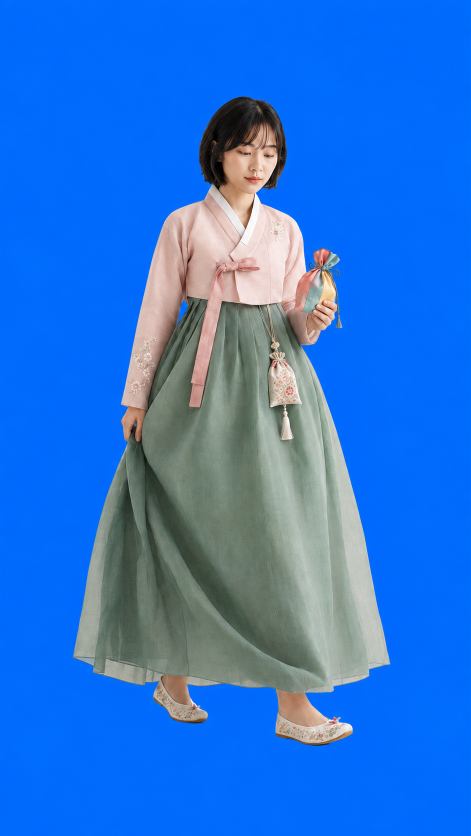
#> input picture motion/production/ticket-travel/assets/imagegen-plates-v1/source.png, 941 x 1672 px (shown at 1/2 size)
$ python prepare_probe_plate.py
#> lines starting #> are read from the running program, lines starting #| are printed output that depends on the picture; after the words box and inside, x2 and y2 are one past the last pixel; in counts of white or black regions, pixels touching at a corner belong together
"""Build a deterministic RGBA probe plate from the generated blue-screen still."""
from __future__ import annotations

import json
from pathlib import Path

import numpy as np
from PIL import Image
from scipy import ndimage


ROOT = Path(__file__).resolve().parent
SOURCE = ROOT / "source.png"
OUT = ROOT / "probe-plate-rgba.png"
MASK_OUT = ROOT / "probe-plate-mask.png"
QC_OUT = ROOT / "probe-plate-qc.json"
SIZE = (1080, 1920)

# The source is 941x1672 and has the same portrait ratio as the target. Keep
# one explicit, uniform transform so subsequent composites are reproducible.
SOURCE_SIZE = (941, 1672)
SCALE = SIZE[1] / SOURCE_SIZE[1]
TX = (SIZE[0] - SOURCE_SIZE[0] * SCALE) / 2.0
TY = 0.0
BG_DISTANCE = 130.0
ERODE_PX = 1


def subject_mask(rgb: np.ndarray) -> tuple[np.ndarray, np.ndarray]:
    """Return border-disconnected subject and estimated blue-screen color."""
    border = np.concatenate((rgb[0], rgb[-1], rgb[:, 0], rgb[:, -1]), axis=0)
    bg = np.median(border, axis=0)
    distance = np.linalg.norm(rgb - bg, axis=2)
    # The second test protects saturated blue wardrobe details from being
    # treated as screen color; flood fill still handles all blue-screen shades.
    blue_dominance = rgb[..., 2] - np.maximum(rgb[..., 0], rgb[..., 1])
    screen = (distance <= BG_DISTANCE) & (blue_dominance >= 75.0)
    seed = np.zeros(screen.shape, dtype=bool)
    seed[0, :] = seed[-1, :] = True
    seed[:, 0] = seed[:, -1] = True
    background = ndimage.binary_propagation(seed, mask=screen)
    subject = ~background
    # Do not fill enclosed holes: the blue gap between the sleeve and skirt
    # is real background and must stay transparent in the RGBA plate.
    labels, count = ndimage.label(subject)
    if count:
        sizes = np.bincount(labels.ravel())
        keep = sizes >= max(16, int(subject.size * 0.00001))
        keep[0] = False
        subject = keep[labels]
    return subject, bg


def edge_decontaminate(rgb: np.ndarray, subject: np.ndarray) -> tuple[np.ndarray, np.ndarray]:
    """Copy RGB for the one-pixel shell from the nearest eroded interior."""
    core = ndimage.binary_erosion(subject, iterations=ERODE_PX, border_value=0)
    if not core.any():
        raise ValueError("subject mask vanished during matte shrink")
    _, nearest = ndimage.distance_transform_edt(~core, return_indices=True)
    clean = rgb.copy()
    shell = subject & ~core
    clean[shell] = rgb[nearest[0][shell], nearest[1][shell]]
    # The antialias band is centered on the shrunken matte, so its outer half
    # is technically outside ``subject``. Pull that band from the same clean
    # interior too; otherwise transparent-edge RGB would retain blue-screen
    # contamination and produce a visible fringe on dark backgrounds.
    inside = ndimage.distance_transform_edt(core)
    outside = ndimage.distance_transform_edt(~core)
    partial = (inside - outside > -0.5) & (inside - outside < 0.5)
    clean[partial] = rgb[nearest[0][partial], nearest[1][partial]]
    return clean, core


def fixed_transform(image: Image.Image, mask: Image.Image) -> tuple[Image.Image, Image.Image]:
    """Fit source to the 1080x1920 canvas with the fixed uniform transform."""
    # This is equivalent to scale=SCALE, translate=(TX, TY), with Lanczos
    # resampling. The half-pixel horizontal crop is intentional and fixed.
    scaled_size = (round(image.width * SCALE), round(image.height * SCALE))
    # Resize premultiplied RGB and alpha separately. Straight RGB resizing
    # would pull blue pixels from the transparent surround into the edge.
    rgb_arr = np.asarray(image, dtype=np.float32)
    alpha_arr = np.asarray(mask, dtype=np.float32) / 255.0
    premult = np.round(rgb_arr * alpha_arr[..., None]).clip(0, 255).astype(np.uint8)
    rgb = Image.fromarray(premult, "RGB").resize(scaled_size, Image.Resampling.LANCZOS)
    alpha = mask.resize(scaled_size, Image.Resampling.LANCZOS)
    canvas_rgb = Image.new("RGB", SIZE, (0, 0, 0))
    canvas_alpha = Image.new("L", SIZE, 0)
    canvas_rgb.paste(rgb, (round(TX), round(TY)))
    canvas_alpha.paste(alpha, (round(TX), round(TY)))
    premult_canvas = np.asarray(canvas_rgb, dtype=np.float32)
    alpha_canvas = np.asarray(canvas_alpha, dtype=np.float32) / 255.0
    straight = np.zeros_like(premult_canvas, dtype=np.uint8)
    visible = alpha_canvas > 1e-5
    straight[visible] = np.clip(
        np.round(premult_canvas[visible] / alpha_canvas[visible, None]), 0, 255
    ).astype(np.uint8)
    return Image.fromarray(straight, "RGB"), Image.fromarray(
        np.round(alpha_canvas * 255.0).clip(0, 255).astype(np.uint8), "L"
    )


def main() -> None:
    source = Image.open(SOURCE).convert("RGB")
#> source is the input picture: PIL image 941x1672 RGB; mean R, G, B 43, 116.9, 214.9
    rgb = np.asarray(source, dtype=np.float32)
    subject, bg = subject_mask(rgb)
#> in subject_mask, `bg = np.median(border, axis=0)`: bg = [1, 109, 252]
#> in subject_mask, `screen = (distance <= BG_DISTANCE) & (blue_dominance >= 75.0)`:
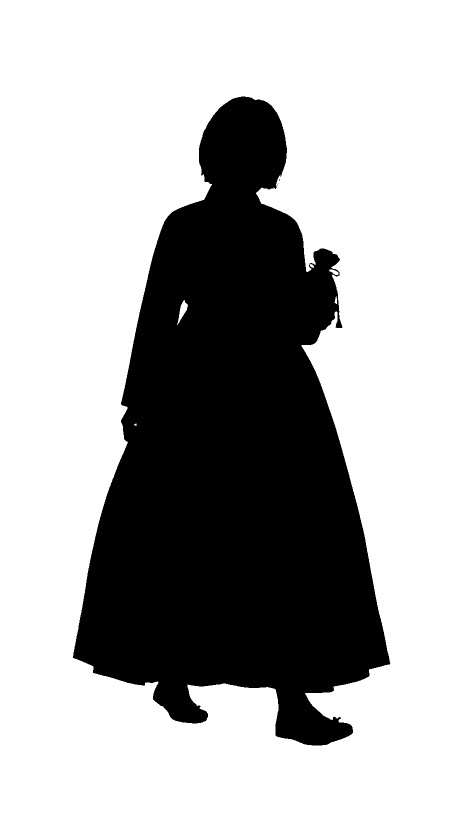
#> screen: shape (1672, 941) bool (shown at 1/2 size); 69.3% white; 4 black regions (3 under 20 px), largest, box (x1, y1, x2, y2) and area: (146, 193, 781, 1491) 482483
#> in subject_mask, `background = ndimage.binary_propagation(seed, mask=screen)`: background: shape (1672, 941) bool; 69.3% white; 4 black regions (3 under 20 px), largest, box (x1, y1, x2, y2) and area: (146, 193, 781, 1491) 483116
#> in subject_mask, `background = ndimage.binary_propagation(seed, mask=screen)`: seed: shape (1672, 941) bool; 0.33% white in thin lines or dots
#> in subject_mask, `labels, count = ndimage.label(subject)`:
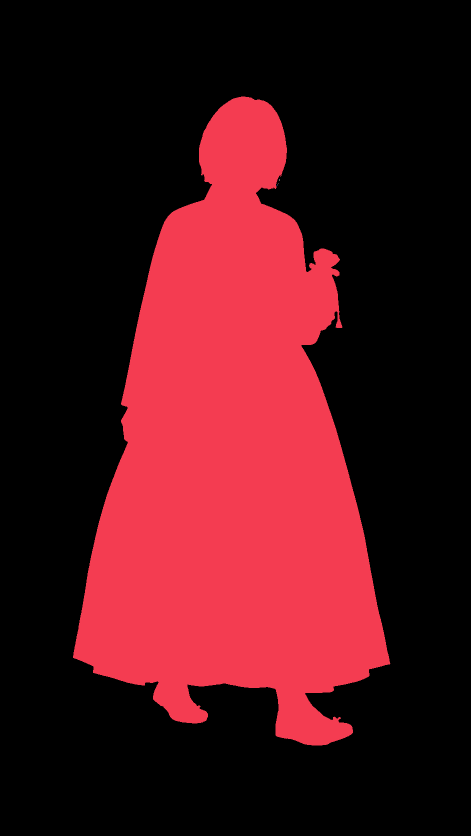
#> labels: shape (1672, 941) int32 (shown at 1/2 size); 8 distinct labels, from 0 to 7; one colour per label, 0 black
#> in subject_mask, `labels, count = ndimage.label(subject)`: count = 7
#> in subject_mask, `sizes = np.bincount(labels.ravel())`: sizes = [1090230, 483114, 2, 2, 1, 1, 1, 1]
#> in subject_mask, `keep = sizes >= max(16, int(subject.size * 0.00001))`: keep = [True, True, False, False, False, False, False, False]
#> in subject_mask, `subject = keep[labels]`: subject: shape (1672, 941) bool; 30.7% white; 1 white region, box (x1, y1, x2, y2) and area: (146, 193, 781, 1491) 483114
#> bg = [1, 109, 252]
    clean_rgb, core = edge_decontaminate(rgb, subject)
#> in edge_decontaminate, `core = ndimage.binary_erosion(subject, iterations=ERODE_PX, border_val..`: core: shape (1672, 941) bool; 30.5% white; 1 white region, box (x1, y1, x2, y2) and area: (147, 194, 780, 1490) 479208
#> in edge_decontaminate, `shell = subject & ~core`: shell: shape (1672, 941) bool; 0.25% white in thin lines or dots, all inside (x1, y1, x2, y2) = (146, 193, 781, 1491)
#> in edge_decontaminate, `outside = ndimage.distance_transform_edt(~core)`:
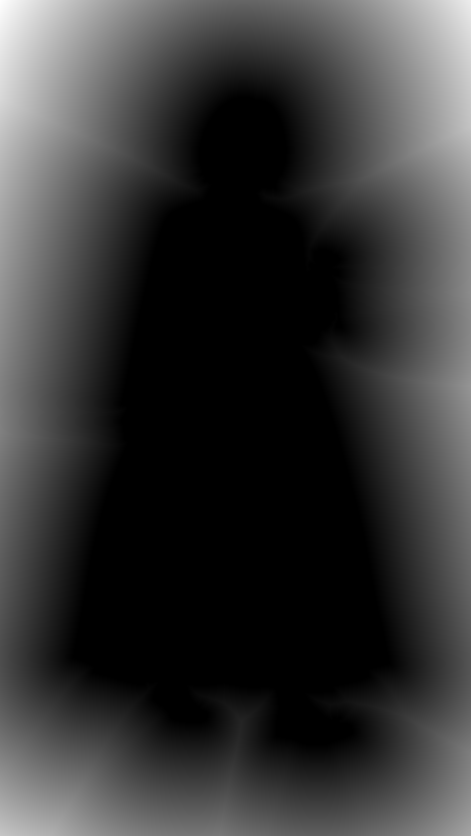
#> outside: shape (1672, 941) float64 (shown at 1/2 size); min 0, max 484.2, mean 104.1; drawn with min black and max white
#> in edge_decontaminate, `partial = (inside - outside > -0.5) & (inside - outside < 0.5)`: partial: shape (1672, 941) bool; every value is 0

    # Signed-distance alpha gives a one-pixel antialiased transition while
    # keeping the shrunk matte fully opaque in the interior.
    inside = ndimage.distance_transform_edt(core)
    outside = ndimage.distance_transform_edt(~core)
    signed = inside - outside
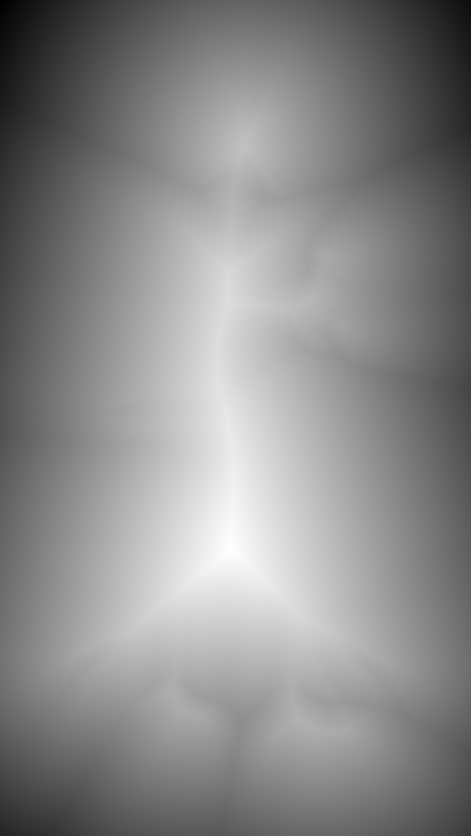
#> signed: shape (1672, 941) float64 (shown at 1/2 size); min -484.2, max 266.8, mean -77.7; drawn with min black and max white
    alpha = np.clip(0.5 + signed, 0.0, 1.0)
    # Pixels not in the matte remain exactly transparent regardless of RGB.
    alpha[~core & (outside > 0.5)] = 0.0

    transformed_rgb, transformed_alpha = fixed_transform(
        Image.fromarray(np.clip(np.round(clean_rgb), 0, 255).astype(np.uint8), "RGB"),
        Image.fromarray(np.clip(np.round(alpha * 255.0), 0, 255).astype(np.uint8), "L"),
    )
#> in fixed_transform, `canvas_rgb = Image.new("RGB", SIZE, (0, 0, 0))`: canvas_rgb: PIL image 1080x1920 RGB; every value is 0
#> in fixed_transform, `canvas_alpha = Image.new("L", SIZE, 0)`: canvas_alpha: PIL image 1080x1920 L; every value is 0
#> in fixed_transform, `visible = alpha_canvas > 1e-5`:
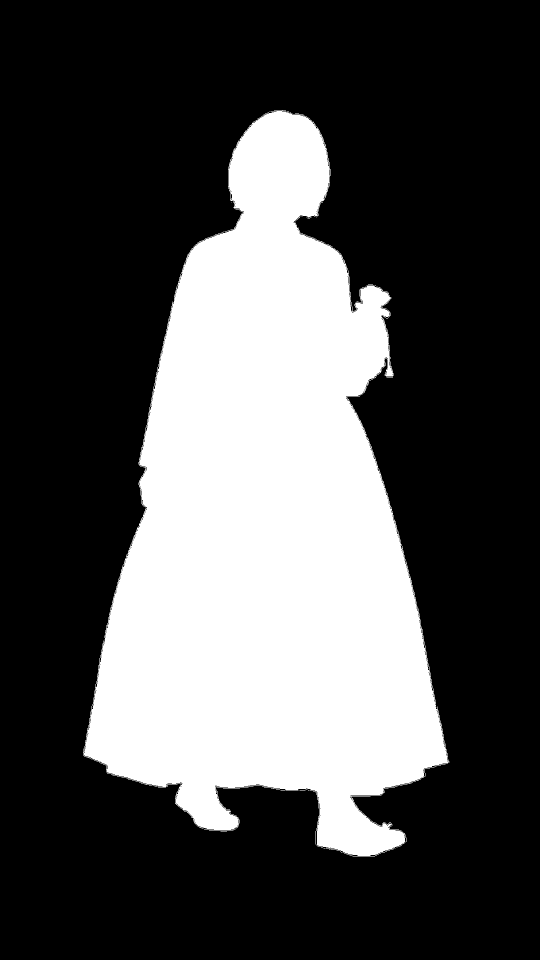
#> visible: shape (1920, 1080) bool (shown at 1/2 size); 30.9% white; 32 white regions (29 under 20 px), largest, box (x1, y1, x2, y2) and area: (166, 220, 899, 1714) 640432, (631, 1662, 632, 1689) 27, (571, 1581, 596, 1582) 25
    # Avoid retaining blue RGB in fully transparent pixels and keep output
    # straight-alpha RGBA for broad compositor compatibility.
    rgba = np.dstack((np.asarray(transformed_rgb), np.asarray(transformed_alpha)))
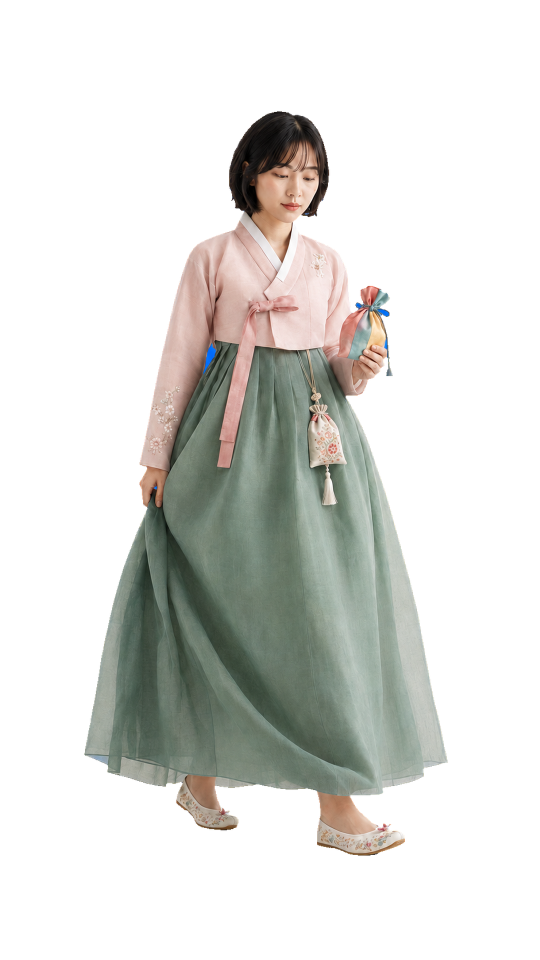
#> rgba: shape (1920, 1080, 4) (shown at 1/2 size); mean R, G, B, A 43, 43.4, 39.7, 77.7; transparent parts drawn white
    rgba[rgba[..., 3] == 0, :3] = 0
    Image.fromarray(rgba, "RGBA").save(OUT, format="PNG", optimize=False)
    Image.fromarray(np.asarray(transformed_alpha), "L").save(MASK_OUT, format="PNG", optimize=False)

    a = rgba[..., 3]
    visible = a > 0
    bbox = Image.fromarray(a, "L").getbbox()
#> bbox = (166, 220, 899, 1714)
    edge = (a > 0) & (a < 255)
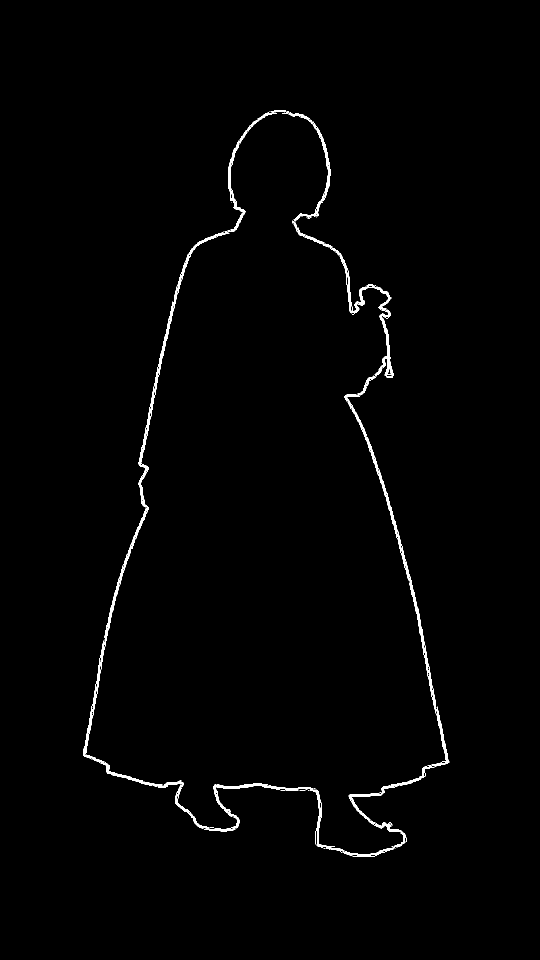
#> edge: shape (1920, 1080) bool (shown at 1/2 size); 0.81% white in thin lines or dots, all inside (x1, y1, x2, y2) = (166, 220, 899, 1714)
    edge_pixels = rgba[edge, :3]
    blue_edge = int(np.sum((edge_pixels[:, 2] - np.maximum(edge_pixels[:, 0], edge_pixels[:, 1])) > 45)) if edge_pixels.size else 0
#> blue_edge = 12365
    screen_like_edge = int(
        np.sum(np.linalg.norm(edge_pixels.astype(np.float32) - bg, axis=1) < 85.0)
    ) if edge_pixels.size else 0
#> screen_like_edge = 55
    transparent_rgb_nonzero = int(np.sum((a == 0) & np.any(rgba[..., :3] != 0, axis=2)))
#> transparent_rgb_nonzero = 0
    qc = {
        "source": str(SOURCE),
        "output": str(OUT),
        "size": list(SIZE),
        "mode": "RGBA",
        "transform": {"scale": SCALE, "translate": [round(TX, 6), TY], "resampling": "LANCZOS"},
        "estimated_background_rgb": [float(x) for x in bg],
        "subject_bbox_source_xyxy": list(Image.fromarray(subject.astype(np.uint8) * 255, "L").getbbox()),
        "subject_bbox_output_xyxy": list(bbox) if bbox else None,
        "visible_pixel_count": int(visible.sum()),
        "opaque_pixel_count": int((a == 255).sum()),
        "partial_alpha_pixel_count": int(edge.sum()),
        "transparent_pixel_count": int((a == 0).sum()),
        "partial_alpha_blue_dominant_pixels": blue_edge,
        "partial_alpha_screen_like_pixels_d85": screen_like_edge,
        "transparent_rgb_nonzero_pixels": transparent_rgb_nonzero,
        "alpha_min_max": [int(a.min()), int(a.max())],
        # Stable measurement windows on the source mask (head and footwear).
        "head_bbox_output_xyxy": [int(round(397 * SCALE + TX)), int(round(193 * SCALE)), int(round(574 * SCALE + TX)), int(round(400 * SCALE))],
        "feet_bbox_output_xyxy": [int(round(203 * SCALE + TX)), int(round(1350 * SCALE)), int(round(739 * SCALE + TX)), int(round(1492 * SCALE))],
    }
    QC_OUT.write_text(json.dumps(qc, indent=2) + "\n", encoding="utf-8")
    print(json.dumps(qc, indent=2))
#> (printed output is left out)


if __name__ == "__main__":
    main()
